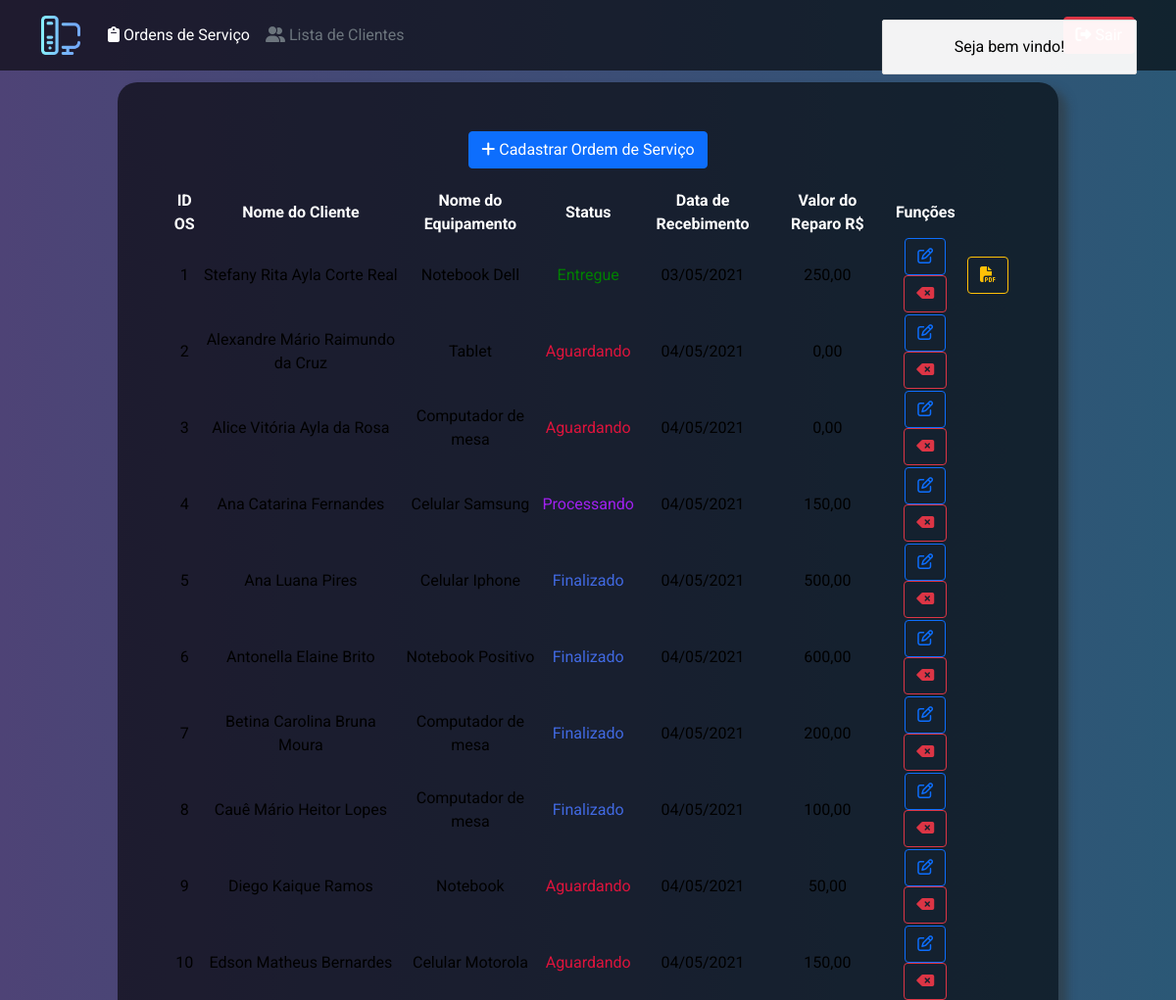
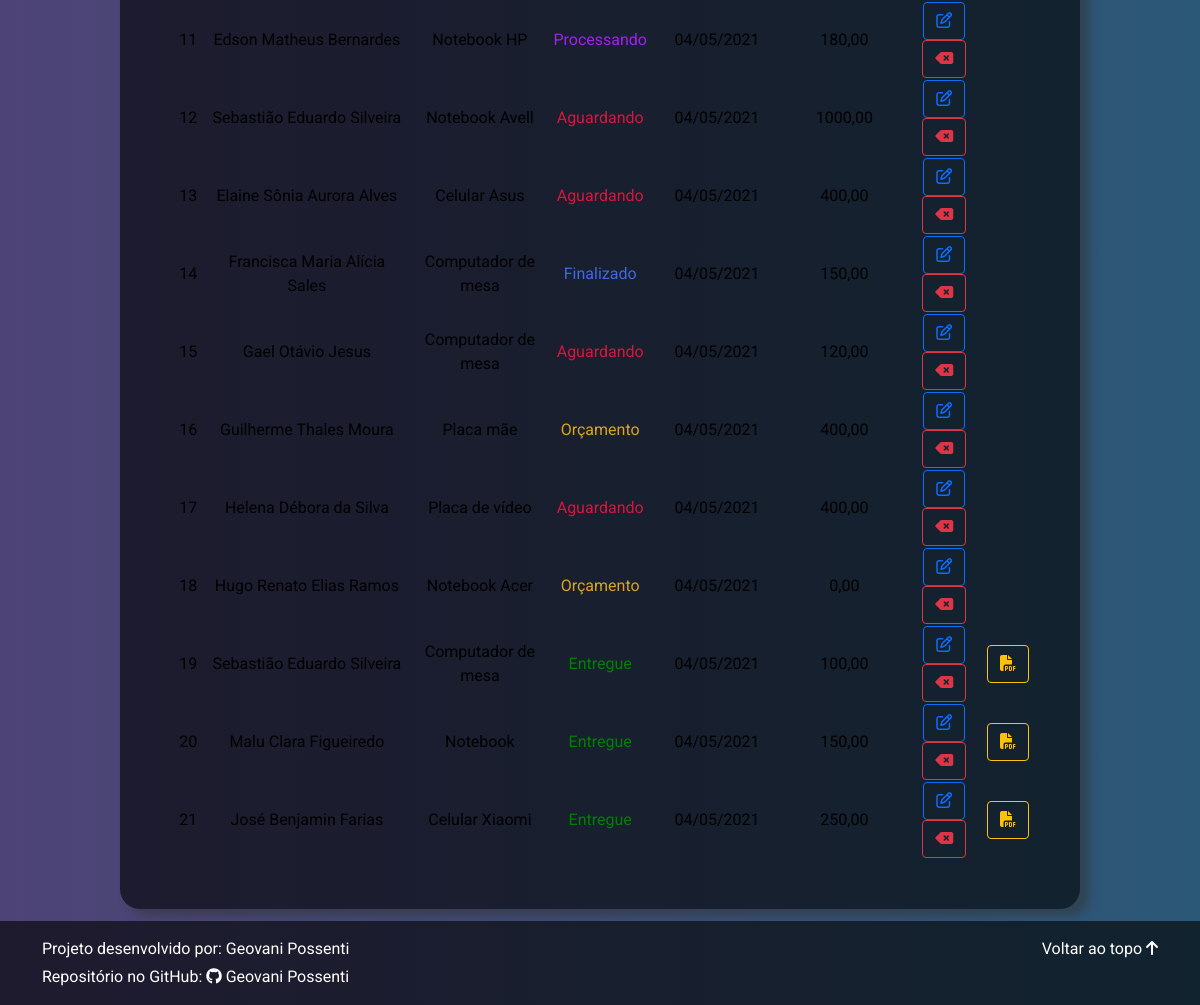
/Views/os.php (signed in), run on an earlier commit of the app's database (2 pictures, top to bottom).
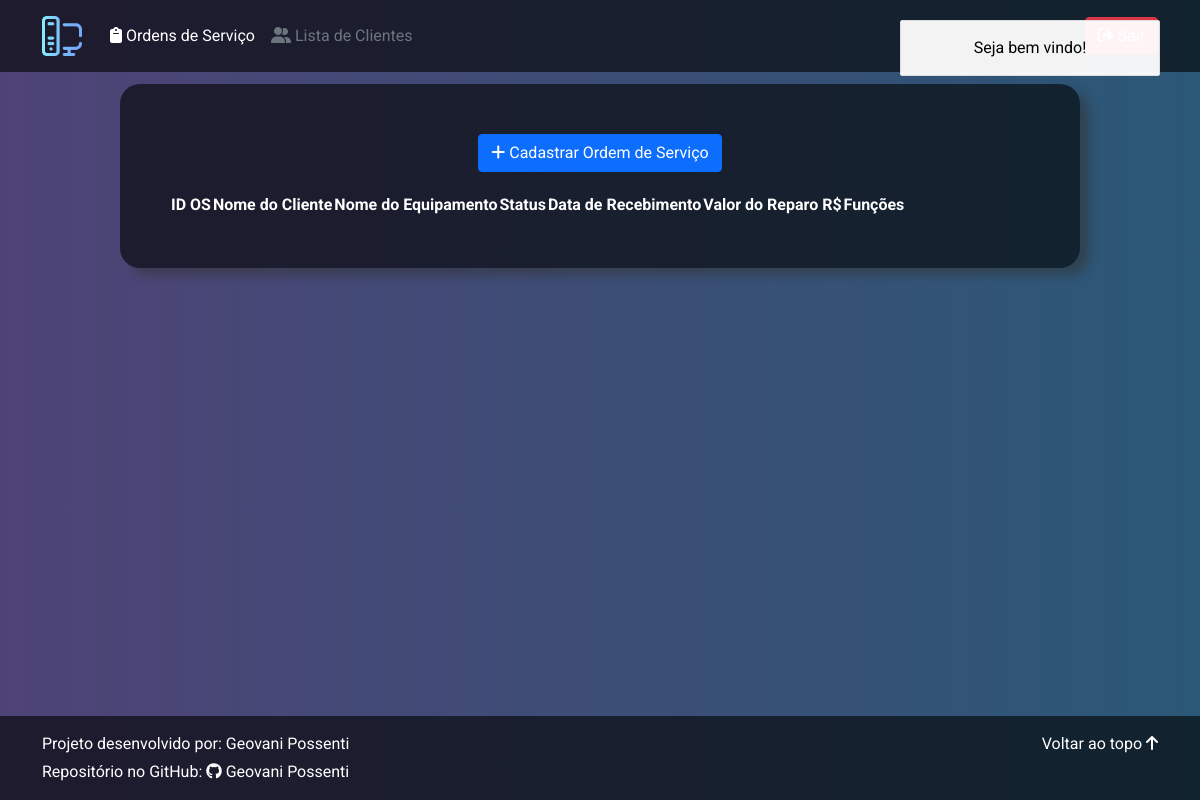
And on a later commit of the database.
### tables this page shows
CREATE TABLE `os_pendente` (
  `id_os_pendente` int(11) NOT NULL,
  `id_cliente` int(11) NOT NULL,
  `nome_equipamento` varchar(255) DEFAULT NULL,
  `descricao_defeito` varchar(255) DEFAULT NULL,
  `descricao_reparo` varchar(255) DEFAULT NULL,
  `status` varchar(255) NOT NULL,
  `data_recebimento` date NOT NULL,
  `data_entrega_cliente` date DEFAULT NULL,
  `valor_reparo` decimal(10,2) DEFAULT NULL
);

CREATE TABLE `clientes` (
  `id_cliente` int(11) NOT NULL,
  `nome_cliente` varchar(255) NOT NULL,
  `cpf_cliente` varchar(14) DEFAULT NULL,
  `celular_cliente` varchar(20) DEFAULT NULL,
  `telefone_cliente` varchar(20) DEFAULT NULL
);

### App/Models/Mysql.php (called while the page is built, shortened)
<?php
class Mysql{
    private static $instance;
    private $con;
    public function __construct(){
        try {
            $this->host ="127.0.0.1";
            $this->dbname = "lojamatrix";
            $this->root = "root";
            $this->pass = "";
            $this->con = new PDO("mysql:host=$this->host;dbname=$this->dbname;charset=utf8","$this->root","$this->pass");
        }catch (Exception $e) {
            echo "Falha na tentativa de conectar ao banco! " . $e->getMessage();
        }
    }
    public static function getInstance(){
        if(!self::$instance) {
            self::$instance = new self();
        }
        return self::$instance;
    }
    public function readQuery($query){
        if ($this->con != null){
            $sql = $this->con->prepare($query);
            $sql->execute();
            $dados = $sql->fetchAll(PDO::FETCH_ASSOC);
        }else{
            return -1;
        }
        return $dados;
    }
    public function inverteData($data){
        if(count(explode("/",$data)) > 1){
            return implode("-",array_reverse(explode("/",$data)));
        }elseif(count(explode("-",$data)) > 1){
            return implode("/",array_reverse(explode("-",$data)));
        }
    }
}

### App/Models/OrderService.php (called while the page is built, shortened)
<?php
class OrderService{
    private $con;
    public function __construct($conMysql){
        $this->con = $conMysql;
    }
    public function listaOS(){
        $query = "SELECT `p`.`id_os_pendente`, `p`.`nome_equipamento`, `p`.`descricao_defeito`, `p`.`descricao_reparo`, `p`.`status` ,`p`.`data_recebimento`, `p`.`data_entrega_cliente`, `p`.`valor_reparo`, `u`.`nome_cliente` FROM `os_pendente` `P` join `clientes` `U` on (`P`.`id_cliente` = `U`.`id_cliente`)";
        $sql = $this->con->readQuery($query);
        return $sql;
    }
}

### Views/os.php (the view, shortened to what this page needs)
<?php
    include '../App/Models/Mysql.php';
    include '../App/Models/OrderService.php';
    $mysql = new Mysql;
    $con = Mysql::getInstance();
    $dbModelOs = new OrderService($con);
    $arrayBancoOs = $dbModelOs->listaOS();
?>
<!DOCTYPE html>
<html lang="pt-br">
    <head>
        <link href="https://cdn.jsdelivr.net/npm/bootstrap@5.0.0-beta3/dist/css/bootstrap.min.css" rel="stylesheet">
        <link rel="stylesheet" href="../Source/lib/alertifyjs/css/alertify.min.css">
        <link rel="stylesheet" href="../Source/lib/alertifyjs/css/themes/default.min.css">
        <link rel="stylesheet" type="text/css" href="https://cdn.datatables.net/1.10.24/css/jquery.dataTables.css">
        <link href="https://cdn.jsdelivr.net/npm/select2@4.1.0-rc.0/dist/css/select2.min.css" rel="stylesheet" />
        <link rel="stylesheet" href="../Source/css/select2-bootstrap5.min.css">
        <link rel="stylesheet" href="../Source/css/styleOs.css">
    </head>
    <body class="fundo">
        <header class="p-3 text-white header">
            <div class="container">
                <div class="d-flex flex-wrap align-items-center justify-content-center justify-content-lg-start">
                    <a href="" class="d-flex align-items-center mb-2 mb-lg-0 text-white text-decoration-none">
                        <img src="../Source/img/computador-pessoal.png" alt="" width="40px" height="40px" title="Logo">
                    </a>
                    <ul class="nav col-12 col-lg-auto me-lg-auto mb-2 justify-content-center mb-md-0" style="margin-left: 20px;">
                        <li><a href="os.php" class="nav-link px-2 text-white" title="Página com a lista de Ordens de Serviços"><i class="fas fa-clipboard"></i> Ordens de Serviço</a></li>
                        <li><a href="clientes.php" class="nav-link px-2 text-secondary" title="Página com a lista de Clientes"><i class="fas fa-user-friends"></i> Lista de Clientes</a></li>
                        <li><a href="#" class="nav-link px-2 text-secondary"></a></li>
                    </ul>
                    <div class="text-end">
                        <a href="../App/Controls/logout.php"><button type="button" class="btn btn-danger" title="Logout"><i class="fas fa-sign-out-alt"></i> Sair</button></a>
                    </div>
                </div>
            </div>
        </header>
        <section>
            <div class="quadrado">
                <div class="container text-center" style="margin-bottom: 20px;">
                    <button type="button" class="btn btn-primary text-white btnCadastro" value="" title="Cadastro de OS"><i class="fas fa-plus"></i> Cadastrar Ordem de Serviço</button>
                </div>
                <div>
                    <table id="table_os" class="display text-center cell-border">
                        <thead style="color: white;">
                            <tr>
                                <th title="Filtrar por:">ID OS</th>
                                <th title="Filtrar por:">Nome do Cliente</th>
                                <th title="Filtrar por:">Nome do Equipamento</th>
                                <th title="Filtrar por:">Status</th>
                                <th title="Filtrar por:">Data de Recebimento</th>
                                <th title="Filtrar por:">Valor do Reparo R$</th>
                                <th title="Filtrar por:">Funções</th>
                                <th title="Filtrar por:"></th>
                            </tr>
                        </thead>
                        <tbody>
                            <?php foreach($arrayBancoOs as $row){
                                switch($row['status']){
                                    case 'Orçamento':
                                        $color = "#DAA520";
                                    break;
                                    case 'Aguardando':
                                        $color = "#DC143C";
                                    break;
                                    case 'Processando':
                                        $color = "#A020F0";
                                    break;
                                    case 'Finalizado':
                                        $color = "#4169E1";
                                    break;
                                    case 'Entregue':
                                        $color = "#008000";
                                    break;
                                }
                            ?>
                            <tr>
                                <td class="btnDetailsOs" title="Ver todos os detalhes"><?php echo $row['id_os_pendente']; ?></td>
                                <td class="btnDetailsOs" title="Ver todos os detalhes"><?php echo $row['nome_cliente']; ?></td>
                                <td class="btnDetailsOs" title="Ver todos os detalhes"><?php echo $row['nome_equipamento']; ?></td>
                                <td class="btnDetailsOs" style="color: <?php echo $color; ?>" title="Ver todos os detalhes"><?php echo $row['status']; ?></td>
                                <td class="btnDetailsOs" title="Ver todos os detalhes"><?php echo $mysql->inverteData($row['data_recebimento']); ?></td>
                                <td class="btnDetailsOs" title="Ver todos os detalhes"><?php echo str_replace('.', ',', $row['valor_reparo']); ?></td>
                                <td class="text-center">
                                    <form action="../App/Controls/control_os.php?op=del" method="POST">
                                        <button type="button" class="btn btn-outline-primary btnEdit" value="Alterar" title="Alterar">
                                            <i class="far fa-edit"></i>
                                        </button>
                                        <button type="submit" class="btn btn-outline-danger" value="Deletar" title="Deletar">
                                            <i class="fas fa-backspace"></i>
                                        </button>
                                    </form>
                                </td>
                                <td class="text-center">
                                    <?php if($row['status'] == 'Entregue'){ ?>
                                        <form action="relatorio.php" method="POST" target="_blank">
                                            <button type="submit" class="btn btn-outline-warning" title="Gerar Relatório">
                                                <i class="fas fa-file-pdf"></i>
                                            </button>
                                        </form>
                                    <?php } ?>
                                </td>
                            </tr>
                            <?php } ?>
                        </tbody>
                    </table>
                </div>
            </div>
        </section>
    </body>
</html>

### Source/css/styleOs.css (style rules this page uses)
html { height: 100%; min-height: 100%; }
body { display: flex; flex-direction: column; min-height: 100%; }
section { font-size: 12pt; color: black; }
footer { font-family: 'Roboto', sans-serif; background-color: rgba(0,0,0,0.6); margin-top: auto; }
.header { background-color: rgba(0,0,0,0.6); font-family: 'Roboto', sans-serif; }
.fundo { margin: 0; padding: 0; font-family: 'Roboto', sans-serif; background: #2b5876; background: -webkit-linear-gradient(to right, #4e4376, #2b5876); background: linear-gradient(to right, #4e4376, #2b5876); }
.quadrado { font-family: 'Roboto', sans-serif; margin-top: 1%; margin-left: 10%; margin-right: 10%; margin-bottom: 1%; padding: 50px; background-color: rgba(0,0,0,0.6); text-align: center; border-radius: 20px; font-size: 12pt; box-shadow: 9px 7px 10px rgba(50, 50, 50, 0.5); }
.removerLink { color: inherit; text-decoration:none; }

What changed in the data, as far as the page shows it:
removed os_pendente: id_os_pendente "1", id_cliente.nome_cliente "Stefany Rita Ayla Corte Real", nome_equipamento "Notebook Dell", status "Entregue", data_recebimento "03/05/2021", valor_reparo "250,00"
removed os_pendente: id_os_pendente "2", id_cliente.nome_cliente "Alexandre Mário Raimundo da Cruz", nome_equipamento "Tablet", status "Aguardando", data_recebimento "04/05/2021", valor_reparo "0,00"
removed os_pendente: id_os_pendente "3", id_cliente.nome_cliente "Alice Vitória Ayla da Rosa", nome_equipamento "Computador de mesa", status "Aguardando", data_recebimento "04/05/2021", valor_reparo "0,00"
removed os_pendente: id_os_pendente "4", id_cliente.nome_cliente "Ana Catarina Fernandes", nome_equipamento "Celular Samsung", status "Processando", data_recebimento "04/05/2021", valor_reparo "150,00"
removed os_pendente: id_os_pendente "5", id_cliente.nome_cliente "Ana Luana Pires", nome_equipamento "Celular Iphone", status "Finalizado", data_recebimento "04/05/2021", valor_reparo "500,00"
removed os_pendente: id_os_pendente "6", id_cliente.nome_cliente "Antonella Elaine Brito", nome_equipamento "Notebook Positivo", status "Finalizado", data_recebimento "04/05/2021", valor_reparo "600,00"
removed os_pendente: id_os_pendente "7", id_cliente.nome_cliente "Betina Carolina Bruna Moura", nome_equipamento "Computador de mesa", status "Finalizado", data_recebimento "04/05/2021", valor_reparo "200,00"
removed os_pendente: id_os_pendente "8", id_cliente.nome_cliente "Cauê Mário Heitor Lopes", nome_equipamento "Computador de mesa", status "Finalizado", data_recebimento "04/05/2021", valor_reparo "100,00"
removed os_pendente: id_os_pendente "9", id_cliente.nome_cliente "Diego Kaique Ramos", nome_equipamento "Notebook", status "Aguardando", data_recebimento "04/05/2021", valor_reparo "50,00"
removed os_pendente: id_os_pendente "10", id_cliente.nome_cliente "Edson Matheus Bernardes", nome_equipamento "Celular Motorola", status "Aguardando", data_recebimento "04/05/2021", valor_reparo "150,00"
removed os_pendente: id_os_pendente "11", id_cliente.nome_cliente "Edson Matheus Bernardes", nome_equipamento "Notebook HP", status "Processando", data_recebimento "04/05/2021", valor_reparo "180,00"
removed os_pendente: id_os_pendente "12", id_cliente.nome_cliente "Sebastião Eduardo Silveira", nome_equipamento "Notebook Avell", status "Aguardando", data_recebimento "04/05/2021", valor_reparo "1000,00"
removed os_pendente: id_os_pendente "13", id_cliente.nome_cliente "Elaine Sônia Aurora Alves", nome_equipamento "Celular Asus", status "Aguardando", data_recebimento "04/05/2021", valor_reparo "400,00"
removed os_pendente: id_os_pendente "14", id_cliente.nome_cliente "Francisca Maria Alícia Sales", nome_equipamento "Computador de mesa", status "Finalizado", data_recebimento "04/05/2021", valor_reparo "150,00"
removed os_pendente: id_os_pendente "15", id_cliente.nome_cliente "Gael Otávio Jesus", nome_equipamento "Computador de mesa", status "Aguardando", data_recebimento "04/05/2021", valor_reparo "120,00"
removed os_pendente: id_os_pendente "16", id_cliente.nome_cliente "Guilherme Thales Moura", nome_equipamento "Placa mãe", status "Orçamento", data_recebimento "04/05/2021", valor_reparo "400,00"
removed os_pendente: id_os_pendente "17", id_cliente.nome_cliente "Helena Débora da Silva", nome_equipamento "Placa de vídeo", status "Aguardando", data_recebimento "04/05/2021", valor_reparo "400,00"
removed os_pendente: id_os_pendente "18", id_cliente.nome_cliente "Hugo Renato Elias Ramos", nome_equipamento "Notebook Acer", status "Orçamento", data_recebimento "04/05/2021", valor_reparo "0,00"
removed os_pendente: id_os_pendente "19", id_cliente.nome_cliente "Sebastião Eduardo Silveira", nome_equipamento "Computador de mesa", status "Entregue", data_recebimento "04/05/2021", valor_reparo "100,00"
removed os_pendente: id_os_pendente "20", id_cliente.nome_cliente "Malu Clara Figueiredo", nome_equipamento "Notebook", status "Entregue", data_recebimento "04/05/2021", valor_reparo "150,00"
removed os_pendente: id_os_pendente "21", id_cliente.nome_cliente "José Benjamin Farias", nome_equipamento "Celular Xiaomi", status "Entregue", data_recebimento "04/05/2021", valor_reparo "250,00"
